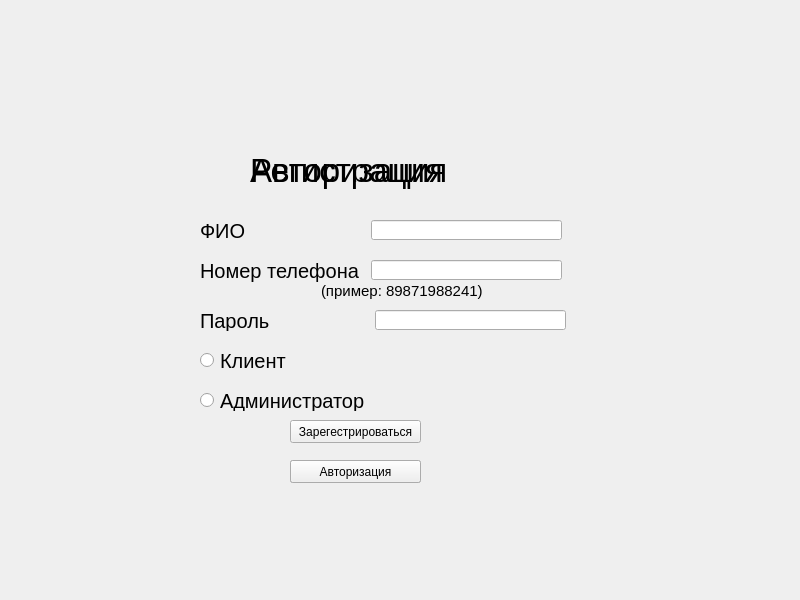
<?xml version="1.0" encoding="UTF-8"?>
<ui version="4.0">
 <class>MainWindow</class>
 <widget class="QMainWindow" name="MainWindow">
  <property name="geometry">
   <rect>
    <x>0</x>
    <y>0</y>
    <width>800</width>
    <height>600</height>
   </rect>
  </property>
  <property name="windowTitle">
   <string>Сеть Кинотеатров</string>
  </property>
  <widget class="QWidget" name="centralwidget">
   <widget class="QLabel" name="label">
    <property name="geometry">
     <rect>
      <x>200</x>
      <y>210</y>
      <width>81</width>
      <height>41</height>
     </rect>
    </property>
    <property name="font">
     <font>
      <pointsize>15</pointsize>
     </font>
    </property>
    <property name="text">
     <string>ФИО</string>
    </property>
   </widget>
   <widget class="QLabel" name="label_2">
    <property name="geometry">
     <rect>
      <x>200</x>
      <y>250</y>
      <width>171</width>
      <height>41</height>
     </rect>
    </property>
    <property name="font">
     <font>
      <pointsize>15</pointsize>
     </font>
    </property>
    <property name="text">
     <string>Номер телефона</string>
    </property>
   </widget>
   <widget class="QLineEdit" name="input_fio">
    <property name="geometry">
     <rect>
      <x>371</x>
      <y>220</y>
      <width>191</width>
      <height>20</height>
     </rect>
    </property>
   </widget>
   <widget class="QLineEdit" name="input_number">
    <property name="geometry">
     <rect>
      <x>371</x>
      <y>260</y>
      <width>191</width>
      <height>20</height>
     </rect>
    </property>
   </widget>
   <widget class="QPushButton" name="auth">
    <property name="geometry">
     <rect>
      <x>310</x>
      <y>420</y>
      <width>75</width>
      <height>23</height>
     </rect>
    </property>
    <property name="text">
     <string>Войти</string>
    </property>
   </widget>
   <widget class="QPushButton" name="reg">
    <property name="geometry">
     <rect>
      <x>290</x>
      <y>460</y>
      <width>131</width>
      <height>23</height>
     </rect>
    </property>
    <property name="text">
     <string>Регистрация</string>
    </property>
   </widget>
   <widget class="QLabel" name="label_3">
    <property name="geometry">
     <rect>
      <x>140</x>
      <y>490</y>
      <width>451</width>
      <height>101</height>
     </rect>
    </property>
    <property name="text">
     <string/>
    </property>
   </widget>
   <widget class="QLabel" name="label_4">
    <property name="geometry">
     <rect>
      <x>200</x>
      <y>310</y>
      <width>91</width>
      <height>21</height>
     </rect>
    </property>
    <property name="font">
     <font>
      <pointsize>15</pointsize>
     </font>
    </property>
    <property name="text">
     <string>Пароль</string>
    </property>
   </widget>
   <widget class="QLineEdit" name="input_password">
    <property name="geometry">
     <rect>
      <x>375</x>
      <y>310</y>
      <width>191</width>
      <height>20</height>
     </rect>
    </property>
   </widget>
   <widget class="QRadioButton" name="client">
    <property name="geometry">
     <rect>
      <x>200</x>
      <y>350</y>
      <width>91</width>
      <height>21</height>
     </rect>
    </property>
    <property name="font">
     <font>
      <pointsize>15</pointsize>
     </font>
    </property>
    <property name="text">
     <string>Клиент</string>
    </property>
   </widget>
   <widget class="QRadioButton" name="admin">
    <property name="geometry">
     <rect>
      <x>200</x>
      <y>390</y>
      <width>171</width>
      <height>21</height>
     </rect>
    </property>
    <property name="font">
     <font>
      <pointsize>15</pointsize>
     </font>
    </property>
    <property name="text">
     <string>Администратор</string>
    </property>
   </widget>
   <widget class="QLabel" name="label_5">
    <property name="geometry">
     <rect>
      <x>250</x>
      <y>140</y>
      <width>271</width>
      <height>61</height>
     </rect>
    </property>
    <property name="font">
     <font>
      <pointsize>25</pointsize>
     </font>
    </property>
    <property name="text">
     <string>Авторизация</string>
    </property>
   </widget>
   <widget class="QLabel" name="label_7">
    <property name="geometry">
     <rect>
      <x>250</x>
      <y>140</y>
      <width>271</width>
      <height>61</height>
     </rect>
    </property>
    <property name="font">
     <font>
      <pointsize>25</pointsize>
     </font>
    </property>
    <property name="text">
     <string>Регистрация</string>
    </property>
   </widget>
   <widget class="QPushButton" name="authorization_btn">
    <property name="geometry">
     <rect>
      <x>290</x>
      <y>460</y>
      <width>131</width>
      <height>23</height>
     </rect>
    </property>
    <property name="text">
     <string>Авторизация</string>
    </property>
   </widget>
   <widget class="QPushButton" name="registration_btn">
    <property name="geometry">
     <rect>
      <x>290</x>
      <y>420</y>
      <width>131</width>
      <height>23</height>
     </rect>
    </property>
    <property name="text">
     <string>Зарегестрироваться</string>
    </property>
   </widget>
   <widget class="QLabel" name="label_6">
    <property name="geometry">
     <rect>
      <x>321</x>
      <y>280</y>
      <width>171</width>
      <height>21</height>
     </rect>
    </property>
    <property name="font">
     <font>
      <pointsize>11</pointsize>
     </font>
    </property>
    <property name="text">
     <string>(пример: 89871988241)</string>
    </property>
   </widget>
  </widget>
 </widget>
 <resources/>
 <connections/>
</ui>
